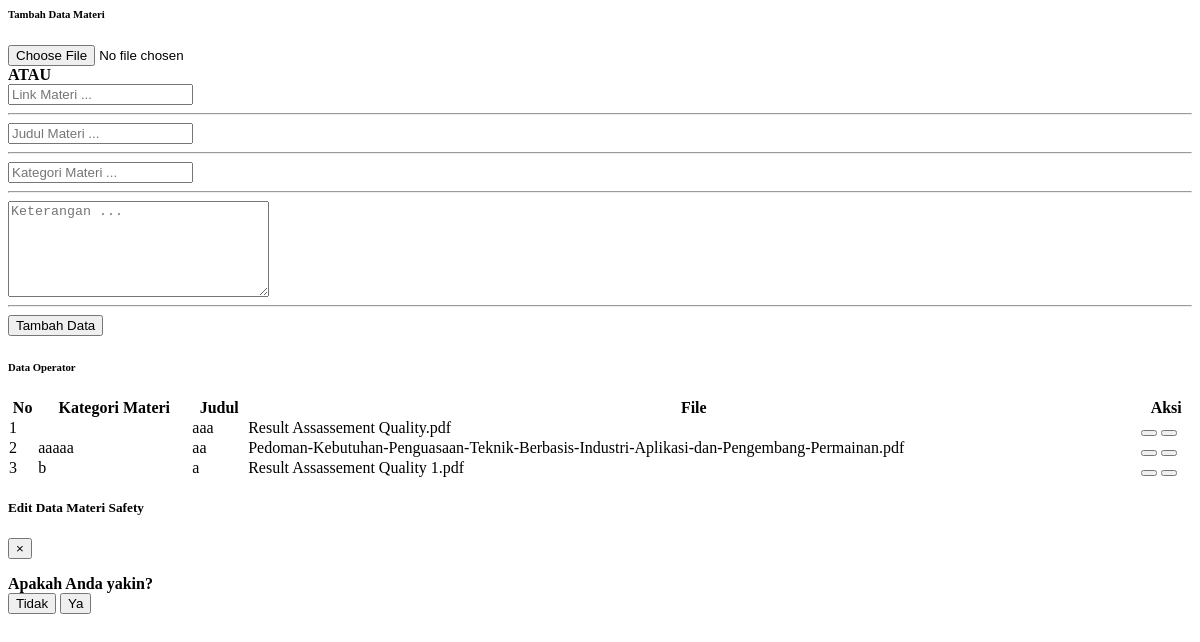
/module/admin/materiTraining/dataMateriSafety.php, run on an earlier commit of the app's database.
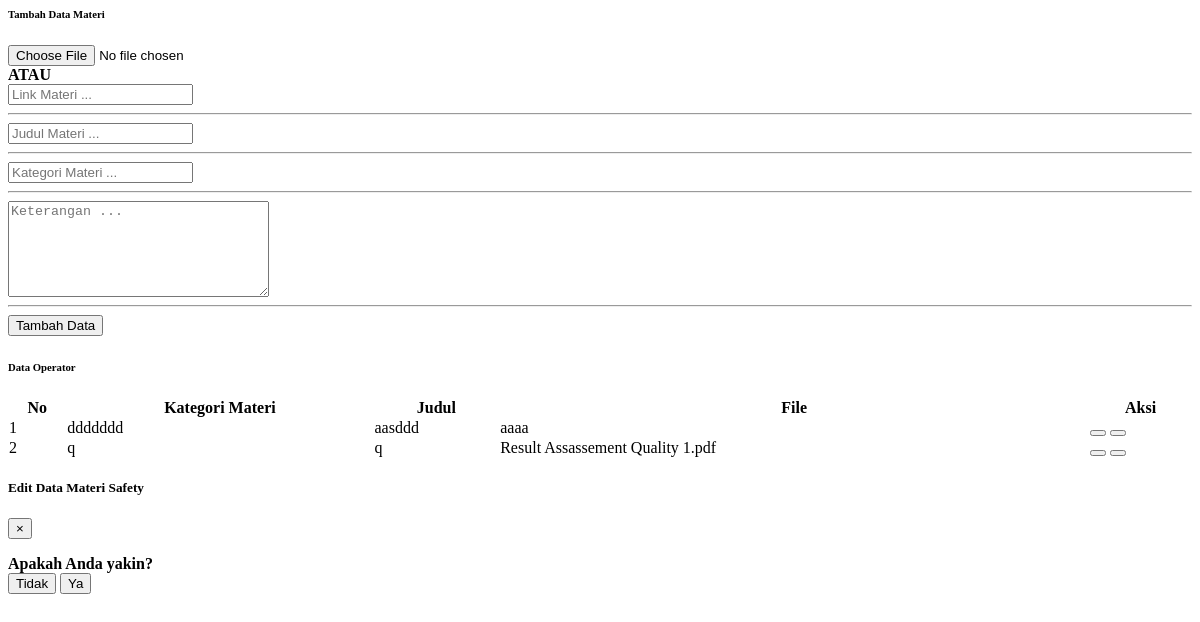
And on a later commit of the database.
### tables this page shows
CREATE TABLE `tabel_materi_safety` (
  `id_materi_safety` int(11) NOT NULL,
  `kategori_materi` varchar(100) NOT NULL,
  `judul_materi` varchar(100) NOT NULL,
  `keterangan_materi` text NOT NULL,
  `file_materi` text NOT NULL,
  `tipe` enum('link','file') NOT NULL,
  `tanggal_upload` date NOT NULL
);

### module/admin/materiTraining/dataMateriSafety.php (the view, shortened to what this page needs)
<?php
  include "../process/proses_adminDataMateriSafety.php";
?>
<body>
<div class="container-fluid" id="dataMateri">
    <div class="card shadow mb-4">
        <div class="card-header py-3">
            <h6 class="m-0 font-weight-bold text-primary">Tambah Data Materi</h6>
        </div>
        <div class="card-body">
            <form class="user" action="../process/proses_adminDataMateriSafety.php?module=dataMateriSafety&act=tambah" id="formDataMateriAdmin" method="POST" enctype="multipart/form-data">
                <div class="form-group">
                    <div class="row">
                    <div class="col-sm-5">
                        <input type="file" class="form-control border-0" id="inputGroupFile02" name="fileMateri">
                    </div>
                    <div class="col-sm-1 mt-3 mt-sm-0">
                    <label class="d-flex flex-column justify-content-center" for="kategori_materi" style="font-weight: bold">ATAU</label>
                    </div>
                    <div class="col-sm-6">
                        <input type="text" class="form-control border-0" id="linkMateri" name="linkMateri" placeholder="Link Materi ..." style="width=100%">
                    </div>
                </div>
                </div>
                <hr>
                <div class="form-group">
                    <input type="text" class="form-control border-0" id="judulMateri" name="judulMateri" placeholder="Judul Materi ..." style="width=100%" required>
                </div>
                <hr>
                <div class="form-group">
                    <input type="text" class="form-control border-0" id="kategoriMateri" name="kategoriMateri" placeholder="Kategori Materi ..." style="width=100%" required>
                </div>
                <hr>
                <div class="form-group">
                    <textarea id="keteranganMateri" name="keteranganMateri" cols="30" rows="6" placeholder="Keterangan ..." class="form-control border-0"></textarea>
                </div>
                <hr>
                <div class="form-group">
                    <div class="row d-flex justify-content-end">
                    <label for="file-input">
                        <button type="submit" class="btn btn-success btn-icon-split" name="tambahDataMateri" onclick="ValidasiTambahDataMateri();">
                                <span class="text">Tambah Data</span>
                            </button>
                    </div>
                </div>
            </form>
        </div>
    </div>
    <div class="card shadow mb-4">
        <div class="card-header py-3">
            <h6 class="m-0 font-weight-bold text-primary">Data Operator</h6>
        </div>
        <div class="card-body">
            <div class="table-responsive">
                <table class="table table-bordered" id="dataTable" width="100%" cellspacing="0">
                    <thead>
                        <tr class="text-center">
                            <th>No</th>
                            <th>Kategori Materi</th>
                            <th>Judul</th>
                            <th>File</th>
                            <th>Aksi</th>
                        </tr>
                    </thead>
                    <tbody>
                    <?php
                        $queryTampilData = "SELECT * FROM tabel_materi_safety;
                            ";
                        $resultTampilData = mysqli_query($con, $queryTampilData);
                        $index = 1;
                        if(mysqli_num_rows($resultTampilData) > 0){
                            while($rowTampilData = mysqli_fetch_assoc($resultTampilData)){
                    ?>
                        <tr class="text-center" id-materi="<?php echo $rowTampilData["id_materi_safety"] ?>">
                            <td ><?php echo $index; ?></td>
                            <td class="kategoriMateri"><?php echo $rowTampilData["kategori_materi"]; ?></td>
                            <td class="judulMateri"><?php echo $rowTampilData["judul_materi"]; ?></td>
                            <td class="fileMateri"><?php echo $rowTampilData["file_materi"]; ?></td>
                            <td>
                                <button type="button" class="btn btn-primary edit-dataMateriSafety-admin" data-toggle="modal" data-target="#editDataMateriSafetyModal" id_materiSafetyEdit="<?php echo $rowTampilData["id_materi_safety"];?>">
                                </button>
                                <button type="button" class="btn btn-danger hapus-dataMateriSafety-admin" data-toggle="modal" data-target="#hapusDataMateriSafetyModal" id_materiSafetyEdit="<?php echo $rowTampilData["id_materi_safety"];?>">
                                </button>
                            </td>
                        </tr>
                    <?php
                        $index++;
                        }
                    ?>
                    <?php
                    }   else{
                    ?>
                        <!-- <div>
                            <p>Data Operator tidak tersedia</p>
                        </div> -->
                    <?php
                    }
                    ?>
                    </tbody>
                </table>
            </div>
        </div>
    </div>
</div>
<div class="modal fade" id="editDataMateriSafetyModal" tabindex="-1" role="dialog" aria-labelledby="exampleModalLabel" aria-hidden="true">
    <div class="modal-dialog modal-xl" role="document">
      <div class="modal-content">
        <div class="modal-header d-flex justify-content-center bg-materiSafety border-0">
          <h5 class="modal-title text-white w-100 text-center">Edit Data Materi Safety</h5>
          <button type="button" class="close" data-dismiss="modal" aria-label="Close">
            <span aria-hidden="true">&times;</span>
          </button>
        </div>
      </div>
    </div>
  </div>
    <div class="modal fade" id="hapusDataMateriSafetyModal" tabindex="-1" role="dialog" aria-labelledby="exampleModalLabel"
      aria-hidden="true">
      <div class="modal-dialog modal-dialog-centered" role="document">
        <div class="modal-content">
          <form action="../process/proses_adminDataOperator.php?module=dataOperator&act=hapus" method="post">
            <div class="modal-body pt-5 text-center">
              <strong>Apakah Anda yakin?</strong>
            </div>
            <div class="pb-4 pt-4 d-flex justify-content-around">
              <button type="button" class="btn btn-danger mr-4 btn-batal" data-dismiss="modal">Tidak</button>
              <button type="submit" name="hapusDataOperator" class="btn btn-success btn-ok">Ya</button>
            </div>
          </form>
        </div>
      </div>
    </div>
</body>

What changed in the data, as far as the page shows it:
removed tabel_materi_safety: judul_materi "aaa", file_materi "Result Assassement Quality.pdf"
removed tabel_materi_safety: kategori_materi "aaaaa", judul_materi "aa", file_materi "Pedoman-Kebutuhan-Penguasaan-Teknik-Berbasis-Industri-Aplikasi-dan-Pengembang-Permainan.pdf"
removed tabel_materi_safety: kategori_materi "b", judul_materi "a", file_materi "Result Assassement Quality 1.pdf"
added tabel_materi_safety: kategori_materi "ddddddd", judul_materi "aasddd", file_materi "aaaa"
added tabel_materi_safety: kategori_materi "q", judul_materi "q", file_materi "Result Assassement Quality 1.pdf"
